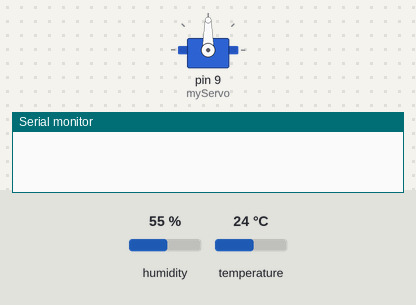
This sketch was run on a simulated Arduino Uno, built with avr-gcc and run on an emulated ATmega328P. Parts: servo, the last lines printed to the serial monitor. The inputs (shaded band) are chosen by the test bench; at power-on: humidity 55 %, temperature 24 °C.

Above: at 0.1 s.
At 4.8 s:
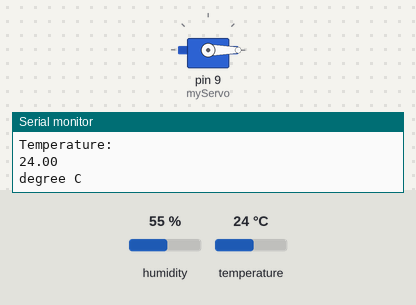
4.9 s: humidity set to 69 %
8.2 s: humidity set to 72 %
At 11.6 s:
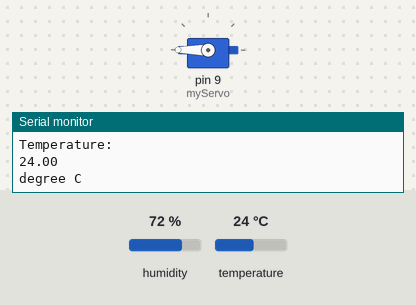
Timing chart, 0 to 20.6 s (numbered marks = the images above; inputs shaded):
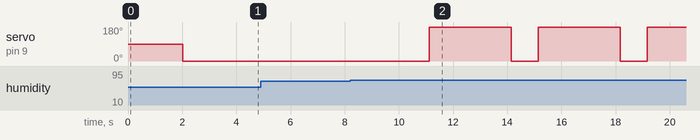

Measured:
- the behaviour switches between 70 and 71 % on humidity (found by bisection; images 1 and 2)
- after the input at 8.2 s, servo on pin 9 (myServo): alternates 180° for 3.0 s and 0° for 1.0 s, starting after 2.9 s

The sketch:

DHT11.ino
```cpp
#include <DHT.h>

#define DHTPIN 2
#define DHTTYPE DHT11

DHT dht(DHTPIN, DHTTYPE);

#include <Servo.h>

Servo myServo;

void setup()
{
  Serial.begin(9600);
  dht.begin();
  myServo.attach(9);
}

void loop()
{
  delay(2000);

  float h = dht.readHumidity();
  float t = dht.readTemperature();

  if (isnan(h) || isnan(t))
  {
    Serial.println("Failed to read from DHT sensor!");
    return;
  }

  // Print results to the Serial Monitor
  Serial.println("Humidity");
  Serial.println(h);
  Serial.println("% |");

  Serial.println("Temperature:");
  Serial.println(t);
  Serial.println("degree C");

  if (h > 70)
  {
    myServo.write(0);
    delay(1000);

    myServo.write(180);
    delay(1000);
  }
  else
  {
    myServo.write(0);
  }
}
```
